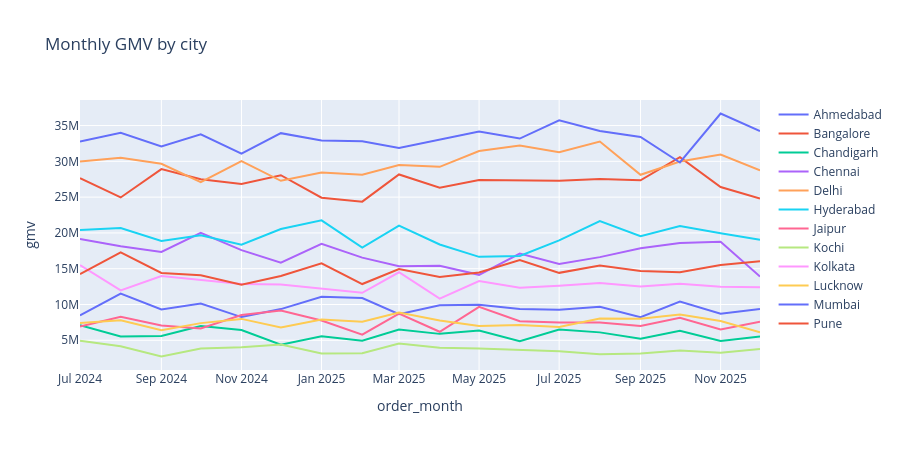

This figure's notebook cell:
### Code cell
gmv_city_month = gmv_city_cat_month.groupby(['order_month', 'city'], as_index=False)['gmv'].sum()

fig = px.line(gmv_city_month.sort_values('order_month'),
              x='order_month', y='gmv', color='city',
              title='Monthly GMV by city')
fig.update_layout(height=450, legend_title_text='')
fig.show()

### Figure 1 — Plotly figure (JSON) as saved in the notebook; plotly's stock layout.template omitted (floating-point values rounded to 4 significant figures)
{"data": [{"hovertemplate": "city=Ahmedabad<br>order_month=%{x}<br>gmv=%{y}<extra></extra>", "legendgroup": "Ahmedabad", "line": {"color": "#636efa", "dash": "solid"}, "marker": {"symbol": "circle"}, "mode": "lines", "name": "Ahmedabad", "orientation": "v", "showlegend": true, "type": "scatter", "x": ["2024-07", "2024-08", "2024-09", "2024-10", "2024-11", "2024-12", "2025-01", "2025-02", "2025-03", "2025-04", "2025-05", "2025-06", "2025-07", "2025-08", "2025-09", "2025-10", "2025-11", "2025-12"], "xaxis": "x", "y": [8474000.0, 11530000.0, 9297000.0, 10140000.0, 8243000.0, 9358000.0, 11090000.0, 10890000.0, 8642000.0, 9894000.0, 9952000.0, 9376000.0, 9284000.0, 9691000.0, 8238000.0, 10410000.0, 8717000.0, 9365000.0], "yaxis": "y"}, {"hovertemplate": "city=Bangalore<br>order_month=%{x}<br>gmv=%{y}<extra></extra>", "legendgroup": "Bangalore", "line": {"color": "#EF553B", "dash": "solid"}, "marker": {"symbol": "circle"}, "mode": "lines", "name": "Bangalore", "orientation": "v", "showlegend": true, "type": "scatter", "x": ["2024-07", "2024-08", "2024-09", "2024-10", "2024-11", "2024-12", "2025-01", "2025-02", "2025-03", "2025-04", "2025-05", "2025-06", "2025-07", "2025-08", "2025-09", "2025-10", "2025-11", "2025-12"], "xaxis": "x", "y": [27640000.0, 24950000.0, 28910000.0, 27510000.0, 26830000.0, 28060000.0, 24920000.0, 24370000.0, 28170000.0, 26320000.0, 27390000.0, 27320000.0, 27300000.0, 27530000.0, 27360000.0, 30590000.0, 26410000.0, 24790000.0], "yaxis": "y"}, {"hovertemplate": "city=Chandigarh<br>order_month=%{x}<br>gmv=%{y}<extra></extra>", "legendgroup": "Chandigarh", "line": {"color": "#00cc96", "dash": "solid"}, "marker": {"symbol": "circle"}, "mode": "lines", "name": "Chandigarh", "orientation": "v", "showlegend": true, "type": "scatter", "x": ["2024-07", "2024-08", "2024-09", "2024-10", "2024-11", "2024-12", "2025-01", "2025-02", "2025-03", "2025-04", "2025-05", "2025-06", "2025-07", "2025-08", "2025-09", "2025-10", "2025-11", "2025-12"], "xaxis": "x", "y": [7107000.0, 5526000.0, 5596000.0, 7000000.0, 6445000.0, 4382000.0, 5576000.0, 4938000.0, 6514000.0, 5897000.0, 6374000.0, 4854000.0, 6509000.0, 6107000.0, 5214000.0, 6316000.0, 4901000.0, 5532000.0], "yaxis": "y"}, {"hovertemplate": "city=Chennai<br>order_month=%{x}<br>gmv=%{y}<extra></extra>", "legendgroup": "Chennai", "line": {"color": "#ab63fa", "dash": "solid"}, "marker": {"symbol": "circle"}, "mode": "lines", "name": "Chennai", "orientation": "v", "showlegend": true, "type": "scatter", "x": ["2024-07", "2024-08", "2024-09", "2024-10", "2024-11", "2024-12", "2025-01", "2025-02", "2025-03", "2025-04", "2025-05", "2025-06", "2025-07", "2025-08", "2025-09", "2025-10", "2025-11", "2025-12"], "xaxis": "x", "y": [19170000.0, 18140000.0, 17340000.0, 20010000.0, 17590000.0, 15850000.0, 18460000.0, 16550000.0, 15340000.0, 15410000.0, 14150000.0, 17110000.0, 15650000.0, 16620000.0, 17870000.0, 18580000.0, 18750000.0, 13910000.0], "yaxis": "y"}, {"hovertemplate": "city=Delhi<br>order_month=%{x}<br>gmv=%{y}<extra></extra>", "legendgroup": "Delhi", "line": {"color": "#FFA15A", "dash": "solid"}, "marker": {"symbol": "circle"}, "mode": "lines", "name": "Delhi", "orientation": "v", "showlegend": true, "type": "scatter", "x": ["2024-07", "2024-08", "2024-09", "2024-10", "2024-11", "2024-12", "2025-01", "2025-02", "2025-03", "2025-04", "2025-05", "2025-06", "2025-07", "2025-08", "2025-09", "2025-10", "2025-11", "2025-12"], "xaxis": "x", "y": [29970000.0, 30510000.0, 29650000.0, 27110000.0, 30040000.0, 27280000.0, 28440000.0, 28140000.0, 29480000.0, 29240000.0, 31450000.0, 32210000.0, 31280000.0, 32770000.0, 28120000.0, 29980000.0, 30960000.0, 28730000.0], "yaxis": "y"}, {"hovertemplate": "city=Hyderabad<br>order_month=%{x}<br>gmv=%{y}<extra></extra>", "legendgroup": "Hyderabad", "line": {"color": "#19d3f3", "dash": "solid"}, "marker": {"symbol": "circle"}, "mode": "lines", "name": "Hyderabad", "orientation": "v", "showlegend": true, "type": "scatter", "x": ["2024-07", "2024-08", "2024-09", "2024-10", "2024-11", "2024-12", "2025-01", "2025-02", "2025-03", "2025-04", "2025-05", "2025-06", "2025-07", "2025-08", "2025-09", "2025-10", "2025-11", "2025-12"], "xaxis": "x", "y": [20420000.0, 20670000.0, 18880000.0, 19660000.0, 18350000.0, 20550000.0, 21750000.0, 17940000.0, 21010000.0, 18380000.0, 16660000.0, 16780000.0, 18960000.0, 21670000.0, 19540000.0, 20970000.0, 19940000.0, 19050000.0], "yaxis": "y"}, {"hovertemplate": "city=Jaipur<br>order_month=%{x}<br>gmv=%{y}<extra></extra>", "legendgroup": "Jaipur", "line": {"color": "#FF6692", "dash": "solid"}, "marker": {"symbol": "circle"}, "mode": "lines", "name": "Jaipur", "orientation": "v", "showlegend": true, "type": "scatter", "x": ["2024-07", "2024-08", "2024-09", "2024-10", "2024-11", "2024-12", "2025-01", "2025-02", "2025-03", "2025-04", "2025-05", "2025-06", "2025-07", "2025-08", "2025-09", "2025-10", "2025-11", "2025-12"], "xaxis": "x", "y": [6933000.0, 8296000.0, 7060000.0, 6639000.0, 8531000.0, 9173000.0, 7753000.0, 5793000.0, 8725000.0, 6190000.0, 9677000.0, 7673000.0, 7488000.0, 7481000.0, 7006000.0, 8133000.0, 6515000.0, 7585000.0], "yaxis": "y"}, {"hovertemplate": "city=Kochi<br>order_month=%{x}<br>gmv=%{y}<extra></extra>", "legendgroup": "Kochi", "line": {"color": "#B6E880", "dash": "solid"}, "marker": {"symbol": "circle"}, "mode": "lines", "name": "Kochi", "orientation": "v", "showlegend": true, "type": "scatter", "x": ["2024-07", "2024-08", "2024-09", "2024-10", "2024-11", "2024-12", "2025-01", "2025-02", "2025-03", "2025-04", "2025-05", "2025-06", "2025-07", "2025-08", "2025-09", "2025-10", "2025-11", "2025-12"], "xaxis": "x", "y": [4920000.0, 4174000.0, 2735000.0, 3843000.0, 4017000.0, 4421000.0, 3165000.0, 3182000.0, 4548000.0, 3961000.0, 3837000.0, 3621000.0, 3464000.0, 3059000.0, 3150000.0, 3574000.0, 3254000.0, 3783000.0], "yaxis": "y"}, {"hovertemplate": "city=Kolkata<br>order_month=%{x}<br>gmv=%{y}<extra></extra>", "legendgroup": "Kolkata", "line": {"color": "#FF97FF", "dash": "solid"}, "marker": {"symbol": "circle"}, "mode": "lines", "name": "Kolkata", "orientation": "v", "showlegend": true, "type": "scatter", "x": ["2024-07", "2024-08", "2024-09", "2024-10", "2024-11", "2024-12", "2025-01", "2025-02", "2025-03", "2025-04", "2025-05", "2025-06", "2025-07", "2025-08", "2025-09", "2025-10", "2025-11", "2025-12"], "xaxis": "x", "y": [15490000.0, 11960000.0, 13970000.0, 13470000.0, 12870000.0, 12790000.0, 12190000.0, 11630000.0, 14500000.0, 10820000.0, 13270000.0, 12340000.0, 12630000.0, 13020000.0, 12510000.0, 12910000.0, 12500000.0, 12420000.0], "yaxis": "y"}, {"hovertemplate": "city=Lucknow<br>order_month=%{x}<br>gmv=%{y}<extra></extra>", "legendgroup": "Lucknow", "line": {"color": "#FECB52", "dash": "solid"}, "marker": {"symbol": "circle"}, "mode": "lines", "name": "Lucknow", "orientation": "v", "showlegend": true, "type": "scatter", "x": ["2024-07", "2024-08", "2024-09", "2024-10", "2024-11", "2024-12", "2025-01", "2025-02", "2025-03", "2025-04", "2025-05", "2025-06", "2025-07", "2025-08", "2025-09", "2025-10", "2025-11", "2025-12"], "xaxis": "x", "y": [7420000.0, 7798000.0, 6417000.0, 7398000.0, 7990000.0, 6774000.0, 7904000.0, 7589000.0, 8881000.0, 7768000.0, 7013000.0, 7123000.0, 6851000.0, 8030000.0, 8016000.0, 8599000.0, 7692000.0, 6119000.0], "yaxis": "y"}, {"hovertemplate": "city=Mumbai<br>order_month=%{x}<br>gmv=%{y}<extra></extra>", "legendgroup": "Mumbai", "line": {"color": "#636efa", "dash": "solid"}, "marker": {"symbol": "circle"}, "mode": "lines", "name": "Mumbai", "orientation": "v", "showlegend": true, "type": "scatter", "x": ["2024-07", "2024-08", "2024-09", "2024-10", "2024-11", "2024-12", "2025-01", "2025-02", "2025-03", "2025-04", "2025-05", "2025-06", "2025-07", "2025-08", "2025-09", "2025-10", "2025-11", "2025-12"], "xaxis": "x", "y": [32770000.0, 33980000.0, 32090000.0, 33780000.0, 31070000.0, 33940000.0, 32910000.0, 32800000.0, 31860000.0, 33060000.0, 34160000.0, 33180000.0, 35740000.0, 34230000.0, 33410000.0, 29840000.0, 36680000.0, 34230000.0], "yaxis": "y"}, {"hovertemplate": "city=Pune<br>order_month=%{x}<br>gmv=%{y}<extra></extra>", "legendgroup": "Pune", "line": {"color": "#EF553B", "dash": "solid"}, "marker": {"symbol": "circle"}, "mode": "lines", "name": "Pune", "orientation": "v", "showlegend": true, "type": "scatter", "x": ["2024-07", "2024-08", "2024-09", "2024-10", "2024-11", "2024-12", "2025-01", "2025-02", "2025-03", "2025-04", "2025-05", "2025-06", "2025-07", "2025-08", "2025-09", "2025-10", "2025-11", "2025-12"], "xaxis": "x", "y": [14250000.0, 17290000.0, 14410000.0, 14080000.0, 12750000.0, 13970000.0, 15750000.0, 12860000.0, 14950000.0, 13830000.0, 14480000.0, 16220000.0, 14420000.0, 15460000.0, 14670000.0, 14520000.0, 15510000.0, 16030000.0], "yaxis": "y"}], "layout": {"height": 450, "legend": {"title": {"text": ""}, "tracegroupgap": 0}, "title": {"text": "Monthly GMV by city"}, "xaxis": {"anchor": "y", "domain": [0, 1], "title": {"text": "order_month"}}, "yaxis": {"anchor": "x", "domain": [0, 1], "title": {"text": "gmv"}}}}
